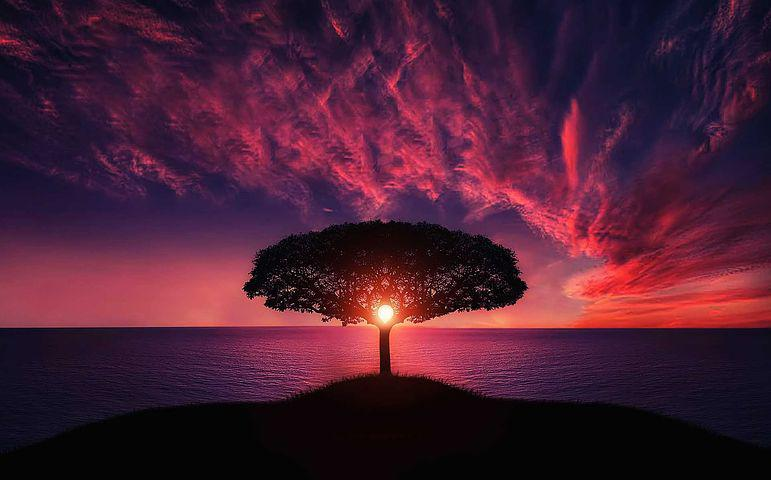
#> input picture images/img1.jpg, 771 x 480 px
$ jupyter execute Question7.ipynb   (shell and % lines are left out)
#> lines starting #> are read from the running program, lines starting #| are printed output that depends on the picture
[cell 1]
import cv2
import numpy as np
import matplotlib.pyplot as plt
from PIL import Image, ImageChops
import math, operator

[cell 2]
# Load the image and reference image
img = cv2.imread("./images/img1.jpg")
#> img is the input picture: shape (480, 771, 3); mean B, G, R 51.4, 30.4, 73.7
ref_img = cv2.imread("./images/reference.jpg")
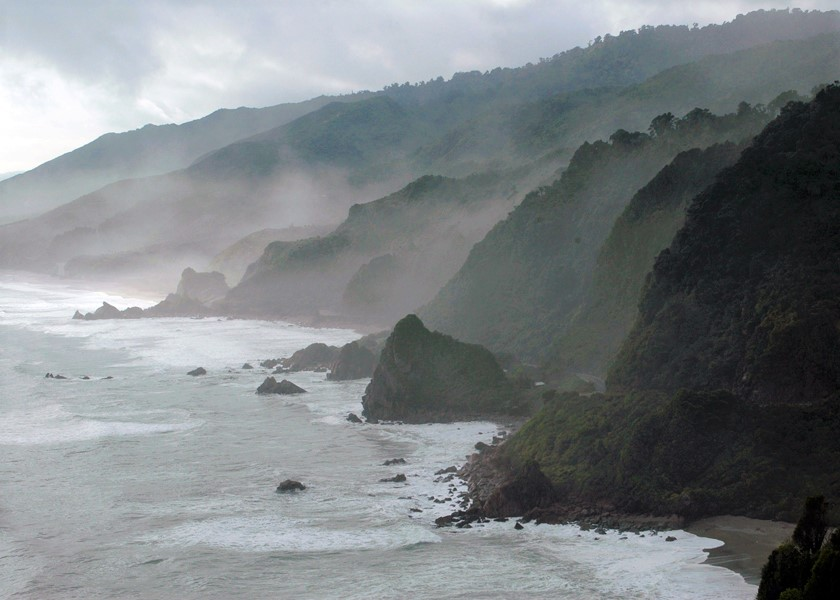
#> input picture images/reference.jpg, 840 x 600 px
#> ref_img is the input picture: shape (600, 840, 3); mean B, G, R 133.3, 130.5, 125.2

[cell 3]
def hist_match(source, template):

    oldshape = source.shape
#> oldshape = (480, 771, 3)
    source = source.ravel()
    template = template.ravel()

    s_values, bin_idx, s_counts = np.unique(source, return_inverse=True,
                                            return_counts=True)
#> s_values = 256 values from 0 to 255; s_counts = 256 values, max 101417 at index 4, min 131 at index 253, mean 4336.9
    t_values, t_counts = np.unique(template, return_counts=True)
#> t_values = 256 values from 0 to 255; t_counts = 256 values, max 13678 at index 164, min 697 at index 8, mean 5906.2


    s_quantiles = np.cumsum(s_counts).astype(np.float64)
#> s_quantiles = 256 values from 6113 to 1110240
    s_quantiles /= s_quantiles[-1]
#> s_quantiles = 256 values from 0.00551 to 1
    t_quantiles = np.cumsum(t_counts).astype(np.float64)
#> t_quantiles = 256 values from 3134 to 1512000
    t_quantiles /= t_quantiles[-1]
#> t_quantiles = 256 values from 0.00207 to 1

    interp_t_values = np.interp(s_quantiles, t_quantiles, t_values)
#> interp_t_values = 256 values from 3.99 to 255

    return interp_t_values[bin_idx].reshape(oldshape)
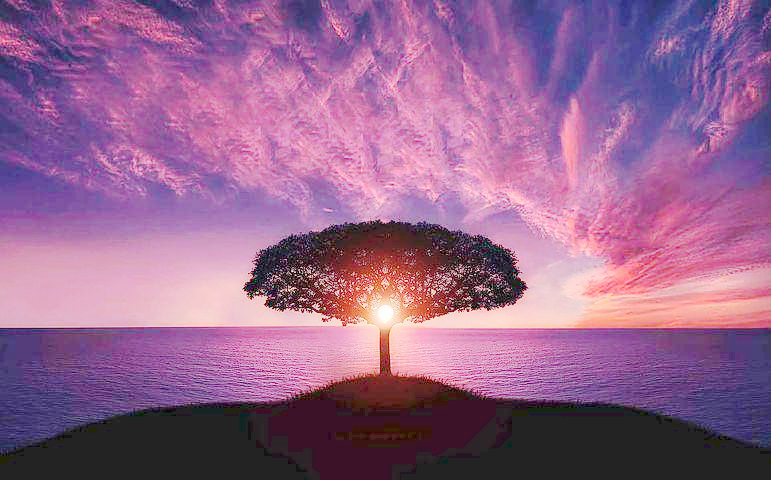
#> returned value: shape (480, 771, 3) float64; mean of channels 0, 1, 2 142, 100.8, 149.7; drawn as B, G, R

[cell 4]
img3 = hist_match(img,ref_img)

[cell 5]
# Typecasting to int
img4 = [[np.round(i) for i in k] for k in img3]
#> img4 = 480 items

[cell 6]
img4 = np.clip(img4, 0, 255)
img4 = np.array(img4, dtype=np.uint8)

[cell 7]
cv2.imshow('img',img4)
cv2.waitKey(0)
cv2.destroyAllWindows()

[cell 8]
def rmse(image1, image2):
    # Ensure that the images have the same shape
    assert image1.shape == image2.shape, "Images must have the same shape"
    # Calculate the mean squared error between the images
    mse = np.mean((image1 - image2) ** 2)
    # Take the square root of the mean squared error to get the root mean squared error
    rmse = np.sqrt(mse)
    return rmse

[cell 9]
# rmse(matched_img,img4)

[cell 10]
plt.figure(figsize=[18,5])
plt.subplot(131); plt.imshow(img[...,::-1]); plt.title('Original Image')
# plt.subplot(132); plt.imshow(matched_img[...,::-1]); plt.title('Histogram matching(part a)')
plt.subplot(132); plt.imshow(img4[...,::-1]); plt.title('Histogram matching(part b)')
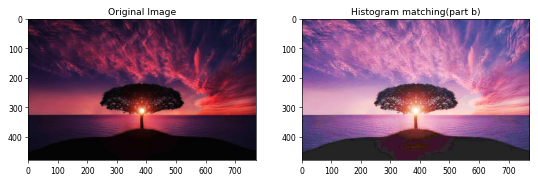
#> figure drawn by matplotlib, 2 panels
